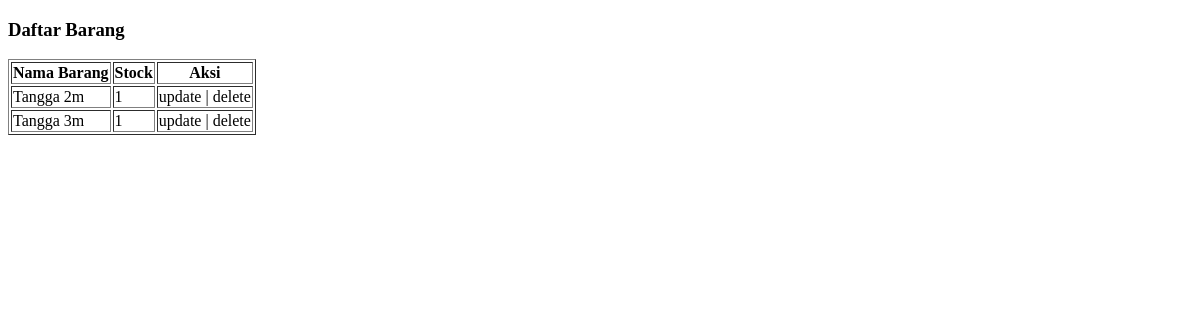
Page /pinjam/barang (signed in) on the earlier database version.
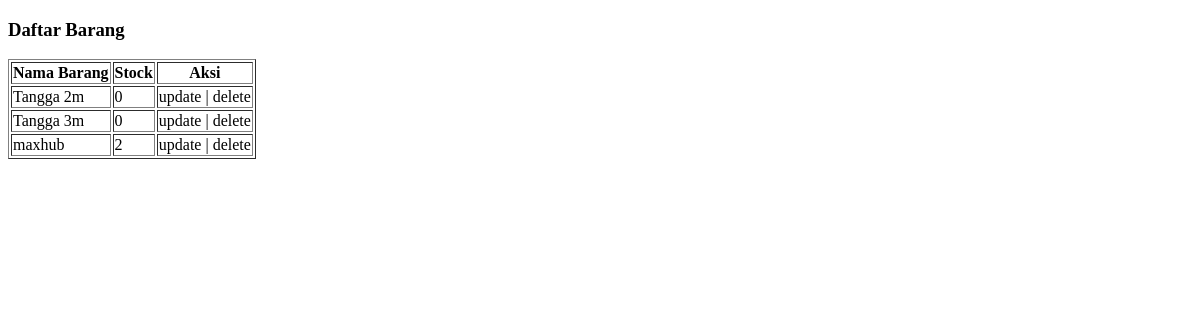
Same page on the later database version.
### pinjam/models.py (models this page shows, shortened)
class Barang(models.Model):
    nama_barang     = models.CharField(max_length=64)
    stock           = models.IntegerField()
    class Meta:
        verbose_name = 'Barang'
        verbose_name_plural = 'Barangs'

### pinjam/views.py (the view)
# urls.py: path('barang', views.listBarang, name='list_barang'),
@login_required
def listBarang(request):
    barang = Barang.objects.all()
    context = {
        'title' : "Daftar Barang",
        'barangs' : barang,
    }
    return render(request, 'barang/list.html', context)

### pinjam/templates/barang/list.html (shortened to what this page needs)
<!DOCTYPE html>
<html lang="en">
<head>
</head>
<body>
    <h3>{{ title }}</h3>
    <table border="1">
        <thead>
            <th>Nama Barang</th>
            <th>Stock</th>
            <th>Aksi</th>
        </thead>
        <tbody>
            {% for b in barangs %}
            <tr>
                <td>
                    {{ b.nama_barang }}
                </td>
                <td>
                    {{ b.stock }}
                </td>
                <td>update | delete</td>
            </tr>
            {% endfor %}
        </tbody>
    </table>
</body>
</html>

Differences in the rows shown:
changed Barang "Tangga 2m": stock "1" → "0"
changed Barang "Tangga 3m": stock "1" → "0"
added Barang: nama_barang "maxhub", stock "2"
